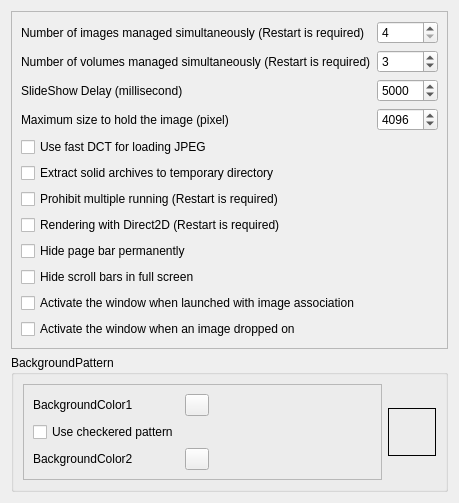
     <widget class="QWidget" name="general">
      <attribute name="title">
       <string>General</string>
      </attribute>
      <layout class="QVBoxLayout" name="verticalLayout_3">
       <item>
        <widget class="QFrame" name="frame">
         <property name="sizePolicy">
          <sizepolicy hsizetype="MinimumExpanding" vsizetype="Fixed">
           <horstretch>0</horstretch>
           <verstretch>0</verstretch>
          </sizepolicy>
         </property>
         <property name="frameShape">
          <enum>QFrame::StyledPanel</enum>
         </property>
         <property name="frameShadow">
          <enum>QFrame::Raised</enum>
         </property>
         <layout class="QFormLayout" name="formLayout_2">
          <item row="0" column="0">
           <widget class="QLabel" name="label_4">
            <property name="sizePolicy">
             <sizepolicy hsizetype="MinimumExpanding" vsizetype="Preferred">
              <horstretch>0</horstretch>
              <verstretch>0</verstretch>
             </sizepolicy>
            </property>
            <property name="toolTip">
             <string>Increasing the number, the behavior of &quot;NextImage&quot; / &quot;PrevImage&quot; improves but, increases memory consumption. 6 is appropriate for 32 bit version.</string>
            </property>
            <property name="text">
             <string extracomment="Maximum number of images that an application simultaneously manages on memory">Number of images managed simultaneously (Restart is required)</string>
            </property>
           </widget>
          </item>
          <item row="0" column="1">
           <widget class="QSpinBox" name="spinImages">
            <property name="toolTip">
             <string>Increasing the number, the behavior of &quot;NextImage&quot; / &quot;PrevImage&quot; improves but, increases memory consumption. 6 is appropriate for 32 bit version.</string>
            </property>
            <property name="minimum">
             <number>4</number>
            </property>
            <property name="value">
             <number>4</number>
            </property>
           </widget>
          </item>
          <item row="1" column="0">
           <widget class="QLabel" name="label">
            <property name="sizePolicy">
             <sizepolicy hsizetype="MinimumExpanding" vsizetype="Preferred">
              <horstretch>0</horstretch>
              <verstretch>0</verstretch>
             </sizepolicy>
            </property>
            <property name="toolTip">
             <string>Increasing the number, the behavior of &quot;NextVolume&quot; / &quot;PrevVolume&quot; improves but, increases memory consumption. 1 is appropriate for 32 bit version.</string>
            </property>
            <property name="text">
             <string extracomment="Maximum number of volumes that an application simultaneously manages on memory">Number of volumes managed simultaneously (Restart is required)</string>
            </property>
           </widget>
          </item>
          <item row="1" column="1">
           <widget class="QSpinBox" name="spinVolumes">
            <property name="toolTip">
             <string>Increasing the number, the behavior of &quot;NextVolume&quot; / &quot;PrevVolume&quot; improves but, increases memory consumption. 1 is appropriate for 32 bit version.</string>
            </property>
            <property name="minimum">
             <number>1</number>
            </property>
            <property name="value">
             <number>3</number>
            </property>
           </widget>
          </item>
          <item row="2" column="0">
           <widget class="QLabel" name="label_2">
            <property name="toolTip">
             <string>Increasing the value increases the display time of per image</string>
            </property>
            <property name="text">
             <string extracomment="Wait time when images are automatically switched in slide show">SlideShow Delay (millisecond)</string>
            </property>
           </widget>
          </item>
          <item row="2" column="1">
           <widget class="QSpinBox" name="spinSlideshow">
            <property name="toolTip">
             <string>Increasing the value increases the display time of per image</string>
            </property>
            <property name="minimum">
             <number>1000</number>
            </property>
            <property name="maximum">
             <number>20000</number>
            </property>
            <property name="singleStep">
             <number>500</number>
            </property>
            <property name="value">
             <number>5000</number>
            </property>
           </widget>
          </item>
          <item row="3" column="0">
           <widget class="QLabel" name="label_5">
            <property name="toolTip">
             <string>Increasing the value will degrade performance. Approximately twice the value of your display is appropriate.</string>
            </property>
            <property name="text">
             <string extracomment="Keeping a huge image as it is will degrade performance, so if it is larger than this value it automatically shrinks">Maximum size to hold the image (pixel)</string>
            </property>
           </widget>
          </item>
          <item row="3" column="1">
           <widget class="QSpinBox" name="spinMaxTextureSize">
            <property name="toolTip">
             <string>Increasing the value will degrade performance. Approximately twice the value of your display is appropriate.</string>
            </property>
            <property name="minimum">
             <number>1024</number>
            </property>
            <property name="maximum">
             <number>20000</number>
            </property>
            <property name="singleStep">
             <number>1</number>
            </property>
            <property name="value">
             <number>4096</number>
            </property>
           </widget>
          </item>
          <item row="4" column="0">
           <widget class="QCheckBox" name="checkBoxUseFastDctForJPEG">
            <property name="toolTip">
             <string>Speed up JPEG loading in exchange for quality of display.</string>
            </property>
            <property name="text">
             <string extracomment="Option to use TJFLAG_FASTDCT on libjpeg-turbo">Use fast DCT for loading JPEG</string>
            </property>
           </widget>
          </item>
          <item row="5" column="0">
           <widget class="QCheckBox" name="checkBoxExtractSolidToTemporary">
            <property name="toolTip">
             <string>It takes time to develop all contents, but switching of images becomes faster.</string>
            </property>
            <property name="text">
             <string extracomment="Flag to expand contents of solid compressed archive to temporary directory">Extract solid archives to temporary directory</string>
            </property>
           </widget>
          </item>
          <item row="6" column="0">
           <widget class="QCheckBox" name="checkBoxProhibitMultipleRunning">
            <property name="text">
             <string>Prohibit multiple running (Restart is required)</string>
            </property>
           </widget>
          </item>
          <item row="7" column="0">
           <widget class="QCheckBox" name="checkBoxUseDirect2D">
            <property name="toolTip">
             <string>In a high-resolution environment, it may not work properly unless it is Direct2D. Normally it may be off</string>
            </property>
            <property name="text">
             <string extracomment="Normally it is drawing with Windows GDI, but switching to drawing by Direct2D. QPA is loaded at startup.">Rendering with Direct2D (Restart is required)</string>
            </property>
           </widget>
          </item>
          <item row="8" column="0">
           <widget class="QCheckBox" name="checkBoxHidePageBarParmanently">
            <property name="text">
             <string extracomment="Flag to suppress the automatic display of the page bar">Hide page bar permanently</string>
            </property>
           </widget>
          </item>
          <item row="9" column="0">
           <widget class="QCheckBox" name="checkBoxHideScrollBarInFullscreen">
            <property name="text">
             <string extracomment="Flag to suppress the automatic display of the scrollbars in fullscreen">Hide scroll bars in full screen</string>
            </property>
           </widget>
          </item>
          <item row="10" column="0" colspan="2">
           <widget class="QCheckBox" name="checkBoxTopWindowWhenRunWithAssoc">
            <property name="text">
             <string comment="Check box to activate the window when activated by image association">Activate the window when launched with image association</string>
            </property>
           </widget>
          </item>
          <item row="11" column="0" colspan="2">
           <widget class="QCheckBox" name="checkBoxTopWindowWhenDropped">
            <property name="text">
             <string comment="Check box to activate the window when an image dropped on">Activate the window when an image dropped on</string>
            </property>
           </widget>
          </item>
         </layout>
        </widget>
       </item>
       <item>
        <widget class="QGroupBox" name="groupBox">
         <property name="sizePolicy">
          <sizepolicy hsizetype="Preferred" vsizetype="Fixed">
           <horstretch>0</horstretch>
           <verstretch>0</verstretch>
          </sizepolicy>
         </property>
         <property name="title">
          <string extracomment="Title of frame to change background color or pattern">BackgroundPattern</string>
         </property>
         <layout class="QHBoxLayout" name="horizontalLayout">
          <item>
           <widget class="QFrame" name="frame_2">
            <property name="frameShape">
             <enum>QFrame::StyledPanel</enum>
            </property>
            <property name="frameShadow">
             <enum>QFrame::Raised</enum>
            </property>
            <layout class="QFormLayout" name="formLayout">
             <item row="0" column="0">
              <widget class="QLabel" name="label_3">
               <property name="sizePolicy">
                <sizepolicy hsizetype="MinimumExpanding" vsizetype="Preferred">
                 <horstretch>0</horstretch>
                 <verstretch>0</verstretch>
                </sizepolicy>
               </property>
               <property name="text">
                <string>BackgroundColor1</string>
               </property>
              </widget>
             </item>
             <item row="0" column="1">
              <widget class="QPushButton" name="btnColorSelect">
               <property name="maximumSize">
                <size>
                 <width>24</width>
                 <height>24</height>
                </size>
               </property>
               <property name="text">
                <string notr="true"/>
               </property>
               <property name="iconSize">
                <size>
                 <width>16</width>
                 <height>16</height>
                </size>
               </property>
              </widget>
             </item>
             <item row="1" column="0">
              <widget class="QCheckBox" name="checkBoxCheckeredPattern">
               <property name="text">
                <string extracomment="Function to make the background of the application a pattern of chessboard">Use checkered pattern</string>
               </property>
              </widget>
             </item>
             <item row="2" column="0">
              <widget class="QLabel" name="labelColor2">
               <property name="text">
                <string>BackgroundColor2</string>
               </property>
              </widget>
             </item>
             <item row="2" column="1">
              <widget class="QPushButton" name="btnColorSelect2">
               <property name="maximumSize">
                <size>
                 <width>24</width>
                 <height>24</height>
                </size>
               </property>
               <property name="text">
                <string notr="true"/>
               </property>
               <property name="iconSize">
                <size>
                 <width>16</width>
                 <height>16</height>
                </size>
               </property>
              </widget>
             </item>
            </layout>
           </widget>
          </item>
          <item>
           <widget class="QLabel" name="labelBgSample">
            <property name="minimumSize">
             <size>
              <width>48</width>
              <height>48</height>
             </size>
            </property>
            <property name="maximumSize">
             <size>
              <width>48</width>
              <height>48</height>
             </size>
            </property>
            <property name="frameShape">
             <enum>QFrame::Box</enum>
            </property>
            <property name="text">
             <string notr="true"/>
            </property>
           </widget>
          </item>
         </layout>
        </widget>
       </item>
      </layout>
     </widget>
